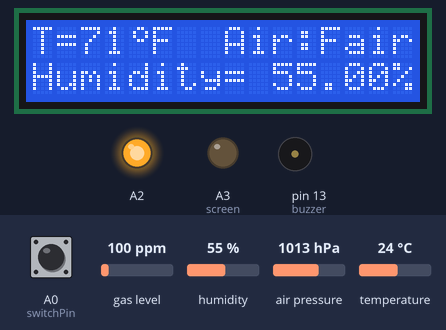
Simulated run of this sketch. Board: Arduino Uno, built with avr-gcc and run on an emulated ATmega328P. Shown: 16×2 character LCD, output pins drawn as LEDs (lit = HIGH), buzzer (waves = sounding, pin HIGH). The test bench sets the inputs (shaded band); at power-on: gas level 100 ppm, A0 (switchPin) HIGH, humidity 55 %, temperature 24 °C, air pressure 1013 hPa. What the sketch prints to the serial monitor is not drawn.

Above: at 2.2 s.
2.3 s: gas level set to 283 ppm
6.0 s: gas level set to 310 ppm
At 7.9 s:
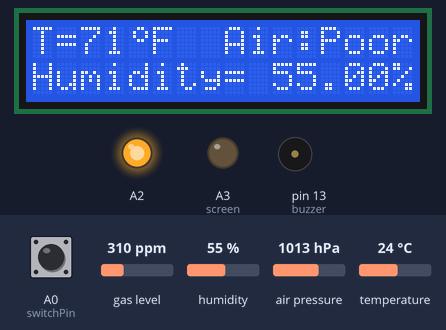
8.2 s: A0 (switchPin) pulled LOW for 0.95 s
At 9.6 s:
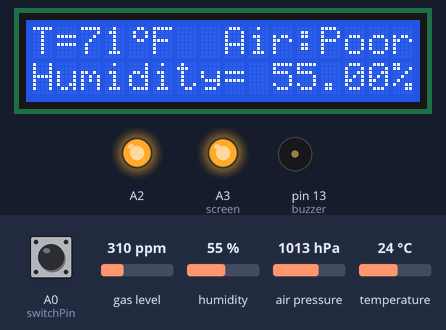
11.4 s: humidity set to 22 %
At 12.6 s:
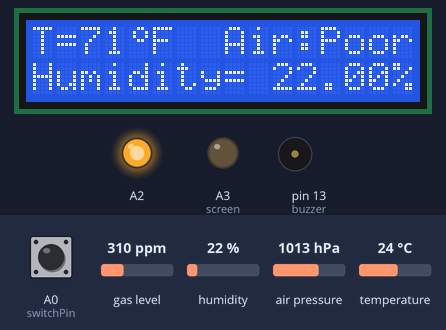
12.9 s: temperature set to 12 °C
At 13.6 s:
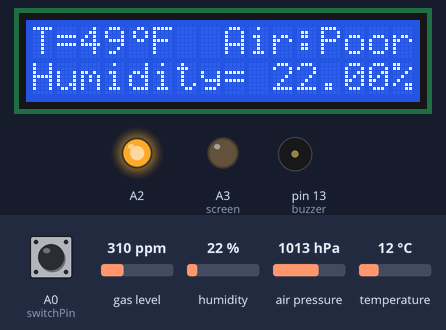
Timing chart, 0 to 15.9 s (numbered marks = the images above; inputs shaded):
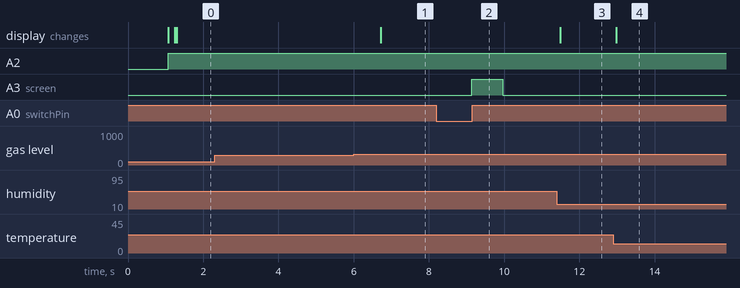

The sketch:

A2.ino
```cpp
#include <SoftwareSerial.h>
#include <ArduinoJson.h>
#include <LiquidCrystal.h>
#include <Wire.h>
#include <SPI.h>
#include <Adafruit_Sensor.h>
#include "Adafruit_BME680.h"

// initialize the library by associating any needed LCD interface pin
// with the arduino pin number it is connected to
const int rs = 12, en = 11, d4 = 5, d5 = 4, d6 = 3, d7 = 2;
LiquidCrystal lcd(rs, en, d4, d5, d6, d7);
SoftwareSerial gauntlet(9, 10);
SoftwareSerial nodemcu(7, 8);

// make degree symbol:
byte degree[8] = {0b00110,0b01001,0b01001,0b00110,0b00000,0b00000,0b00000,0b00000};
byte skull[8] =  {0b00000,0b01110,0b10101,0b11011,0b01110,0b01110,0b00000,0b00000};

#define SEALEVELPRESSURE_HPA (1013.25)
#define NOTE_B0  31
#define NOTE_C1  33
#define NOTE_CS1 35
#define NOTE_D1  37
#define NOTE_DS1 39
#define NOTE_E1  41
#define NOTE_F1  44
#define NOTE_FS1 46
#define NOTE_G1  49
#define NOTE_GS1 52
#define NOTE_A1  55
#define NOTE_AS1 58
#define NOTE_B1  62
#define NOTE_C2  65
#define NOTE_CS2 69
#define NOTE_D2  73
#define NOTE_DS2 78
#define NOTE_E2  82
#define NOTE_F2  87
#define NOTE_FS2 93
#define NOTE_G2  98
#define NOTE_GS2 104
#define NOTE_A2  110
#define NOTE_AS2 117
#define NOTE_B2  123
#define NOTE_C3  131
#define NOTE_CS3 139
#define NOTE_D3  147
#define NOTE_DS3 156
#define NOTE_E3  165
#define NOTE_F3  175
#define NOTE_FS3 185
#define NOTE_G3  196
#define NOTE_GS3 208
#define NOTE_A3  220
#define NOTE_AS3 233
#define NOTE_B3  247
#define NOTE_C4  262
#define NOTE_CS4 277
#define NOTE_D4  294
#define NOTE_DS4 311
#define NOTE_E4  330
#define NOTE_F4  349
#define NOTE_FS4 370
#define NOTE_G4  392
#define NOTE_GS4 415
#define NOTE_A4  440
#define NOTE_AS4 466
#define NOTE_B4  494
#define NOTE_C5  523
#define NOTE_CS5 554
#define NOTE_D5  587
#define NOTE_DS5 622
#define NOTE_E5  659
#define NOTE_F5  698
#define NOTE_FS5 740
#define NOTE_G5  784
#define NOTE_GS5 831
#define NOTE_A5  880
#define NOTE_AS5 932
#define NOTE_B5  988
#define NOTE_C6  1047
#define NOTE_CS6 1109
#define NOTE_D6  1175
#define NOTE_DS6 1245
#define NOTE_E6  1319
#define NOTE_F6  1397
#define NOTE_FS6 1480
#define NOTE_G6  1568
#define NOTE_GS6 1661
#define NOTE_A6  1760
#define NOTE_AS6 1865
#define NOTE_B6  1976
#define NOTE_C7  2093
#define NOTE_CS7 2217
#define NOTE_D7  2349
#define NOTE_DS7 2489
#define NOTE_E7  2637
#define NOTE_F7  2794
#define NOTE_FS7 2960
#define NOTE_G7  3136
#define NOTE_GS7 3322
#define NOTE_A7  3520
#define NOTE_AS7 3729
#define NOTE_B7  3951
#define NOTE_C8  4186
#define NOTE_CS8 4435
#define NOTE_D8  4699
#define NOTE_DS8 4978
#define REST      0


// change this to make the song slower or faster
int tempo = 200;

// change this to whichever pin you want to use


// notes of the moledy followed by the duration.
// a 4 means a quarter note, 8 an eighteenth , 16 sixteenth, so on
// !!negative numbers are used to represent dotted notes,
// so -4 means a dotted quarter note, that is, a quarter plus an eighteenth!!
int melody[] = {

  // Super Mario Bros theme
  // Score available at https://musescore.com/user/2123/scores/2145
  // Theme by Koji Kondo


  NOTE_G4,-8, NOTE_E5,-8, NOTE_G5,-8, NOTE_A5,4, NOTE_F5,8, NOTE_G5,8,
  REST,8, NOTE_E5,4,NOTE_C5,8, NOTE_D5,8, NOTE_B4,-4,

};
int notes = sizeof(melody) / sizeof(melody[0]) / 2;

// this calculates the duration of a whole note in ms
int wholenote = (60000 * 4) / tempo;

int divider = 0, noteDuration = 0;
const byte switchPin = A0;
int screen = A3;

Adafruit_BME680 bme; // I2C

const int buzzer = 13;
int ct = 0;
float Ftemp;
float Qair;
float noHum;

void setup() {
  nodemcu.begin(4800);
  delay(1000);
  Serial.println("Program started");
  pinMode(A2, OUTPUT);

  //sets up switch pin as a digital input
  pinMode(switchPin, INPUT_PULLUP);
  pinMode(screen, OUTPUT);

  // set up the LCD's number of columns and rows:
  lcd.begin(16, 2);
  lcd.createChar(0, degree); // create a new degree character
  lcd.createChar(1, skull); // create a new degree character

  Serial.begin(4800);
  gauntlet.begin(4800);
//  nodemcu.begin(9600);

  while (!Serial);
  Serial.println(F("BME680 test"));

  if (!bme.begin()) {
    Serial.println("Could not find a valid BME680 sensor, check wiring!");
    while (1);
  }

  // Set up oversampling and filter initialization
  bme.setTemperatureOversampling(BME680_OS_8X);
  bme.setHumidityOversampling(BME680_OS_2X);
  bme.setPressureOversampling(BME680_OS_4X);
  bme.setIIRFilterSize(BME680_FILTER_SIZE_3);
  bme.setGasHeater(320, 150); // 320*C for 150 ms

  //pinMode(buttonPin, INPUT);
  pinMode(buzzer,OUTPUT);
}

void playSong() {
 for (int thisNote = 0; thisNote < notes * 2; thisNote = thisNote + 2) {

    // calculates the duration of each note
    divider = melody[thisNote + 1];
    if (divider > 0) {
      // regular note, just proceed
      noteDuration = (wholenote) / divider;
    } else if (divider < 0) {
      // dotted notes are represented with negative durations!!
      noteDuration = (wholenote) / abs(divider);
      noteDuration *= 1.5; // increases the duration in half for dotted notes
    }

    // we only play the note for 90% of the duration, leaving 10% as a pause
    tone(buzzer, melody[thisNote], noteDuration * 0.9);

    // Wait for the specief duration before playing the next note.
    delay(noteDuration);

    // stop the waveform generation before the next note.
    noTone(buzzer);
  }
}

void loop() {
  // Play a song (if required)
  // playSong();

  // Read the state of the switch
  byte switchState = digitalRead(switchPin);

  // Turn on an external LED
  analogWrite(A2, 255);

  // Display sensor readings on LCD
  lcd.setCursor(0, 0);
  if (!bme.performReading()) {
    Serial.println("Failed to perform reading :(");
    return;
  }

  // Temperature
  Serial.print("Temperature = ");
  Serial.print(bme.temperature - 2.5);
  Serial.print(" *C = ");
  Ftemp = ((bme.temperature - 2.5) * 1.8 + 32);
  Serial.print(Ftemp);
  Serial.println(" *F");

  lcd.print("T=");
  lcd.print(round(Ftemp));
  lcd.write(byte(0));
  lcd.print("F");

  // Pressure
  Serial.print("Pressure = ");
  Serial.print(bme.pressure / 100.0);
  Serial.println(" hPa");

  // Air Quality
  Serial.print("Air:");
  Qair = (bme.gas_resistance / 1000.0);
  Serial.print(Qair);
  Serial.print("KOhms ");

  lcd.setCursor(8, 0);
  lcd.print("Air:");
  if (Qair > 300) {
    lcd.print("Good");
    Serial.println("(Good)");
  } else if (Qair < 120) {
    lcd.print("Poor");
    Serial.println("(Poor)");
  } else {
    lcd.print("Fair");
    Serial.println("(Fair)");
  }

  // Humidity
  Serial.print("Humidity = ");
  noHum = bme.humidity;
  Serial.print(noHum);
  Serial.println(" %");

  lcd.setCursor(0, 1);
  lcd.print("Humidity= ");
  lcd.print(noHum);
  lcd.print("%");

  ct = ct + 1;
  Serial.println(ct);
  Serial.println();

  // Handle switch state
  if (switchState == LOW) {
    // Turn the screen on
    digitalWrite(screen, HIGH);

    // Perform actions based on conditions
    if ((ct > 1300) && (Qair < 20) || (Ftemp > 100)) {
      digitalWrite(buzzer, HIGH);
    }

    if ((ct > 1300) && (Qair < 70)) {
      digitalWrite(buzzer, HIGH);
      delay(100);
      digitalWrite(buzzer, LOW);
      delay(100);
    }

    if ((ct > 1300) && (Qair < 120) || (Ftemp > 90)) {
      digitalWrite(buzzer, HIGH);
      delay(250);
      digitalWrite(buzzer, LOW);
      delay(250);
    }

    if (Qair > 120) {
      digitalWrite(buzzer, LOW);
    }

    Serial.println("switch turned on");
  } else {
    // Turn the screen off
    Serial.println("switch turned off");
    digitalWrite(screen, LOW);
  }

  delay(500);
  Serial.println(" ");

  // Receive coordinates from Gauntlet
  if (gauntlet.available()) {
    String receivedData = gauntlet.readString();
    double X_Cord, Y_Cord;
    bool route_status = false;

    DynamicJsonDocument doc(128);
    deserializeJson(doc, receivedData);

    for (JsonPair pair : doc.as<JsonObject>()) {
      String key = pair.key().c_str();
      String coordinate = pair.value().as<String>();

      if (key == "X_Cord") {
        X_Cord = coordinate.toDouble();
      } else if (key == "Y_Cord") {
        Y_Cord = coordinate.toDouble();
      } else if (key == "route_status") {
        route_status = true;
        if (route_status) {
          Serial.println("RECEIVED ROUTE STATUS!!");
          Serial.println("ready to play song");
          playSong();
        }
      }
    }

    // Clear the JSON document
    doc.clear();

    // Populate JSON document with sensor data
    doc["X"] = X_Cord;
    doc["Y"] = Y_Cord;
    doc["T"] = Ftemp;
    doc["H"] = noHum;
    doc["Q"] = Qair;

    // Print JSON to Serial monitor
    serializeJson(doc, Serial);

    // Send data to NodeMCU
    serializeJson(doc, nodemcu);
    nodemcu.println();
    Serial.println();
    delay(2000);
  }
}
```

Measured:
- the behaviour switches between 300 and 301 ppm on gas level (found by bisection; images 0 and 1)
- after the input at 2.3 s, every drawn part: stays the same
- after the input at 6.0 s, the display: changes after 0.72 s (image 1)
- after the input at 8.2 s, A3 (screen): LOW → HIGH after 0.94 s, → LOW 0.82 s later
- after the input at 11.4 s, the display: changes after 0.09 s (image 3)
- after the input at 12.9 s, the display: changes after 0.08 s (image 4)
